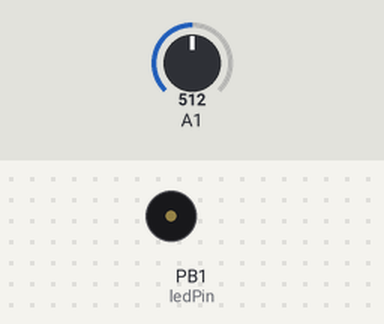
The sketch below on a simulated ATtiny85, built with avr-gcc and run on an emulated ATtiny85. Parts: buzzer (waves = sounding). The inputs (shaded band) are chosen by the test bench; at power-on: A1 = 512.

Above: at 13.8 s.
13.9 s: A1 set to 504
At 15.1 s:
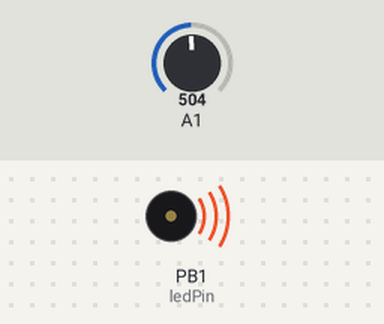
Timing chart, 0 to 16.9 s (numbered marks = the images above; inputs shaded):
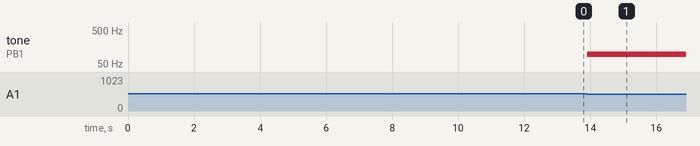

The sketch:

bach.ino
```cpp
// ----------
// metadata
// ----------
// Simplified tone generator using Timer1 on the ATtiny85 chip
// Author: Luke Demarest <luke@demare.st>
// Date: 2017.12.01
// Hardware: Adafruit Trinket (AVR ATtiny85)
// Software: Arduino 1.6.4
// ----------
// references
// ----------
// This software is based on Bruce Hall's Trinket Tone Generator,
// which is loosely based on the Arduino Tone Library,
// Name:    TTone, a "Trinket" tone generator
// Author:  Bruce E. Hall <bhall66@gmail.com>
// ----------


/*************************************************
* Note Pitch Defined Constants
*************************************************/
// from arduino documentation:
// #define is a useful C component that allows the programmer to give a name to a constant value before the program is compiled.
// Defined constants in arduino don’t take up any program memory space on the chip.
// The compiler will replace references to these constants with the defined value at compile time.

// This can have some unwanted side effects though,
// if for example, a constant name that had been #defined is included in some other constant or variable name.
// In that case the text would be replaced by the #defined number (or text).

// In general, the const keyword is preferred for defining constants and should be used instead of #define.

#define B0 31
#define C1 33
#define CS1 35
#define D1 37
#define DS1 39
#define E1 41
#define F1 44
#define FS1 46
#define G1 49
#define GS1 52
#define A1 55
#define AS1 58
#define B1 62
#define C2 65
#define CS2 69
#define D2 73
#define DS2 78
#define E2 82
#define F2 87
#define FS2 93
#define G2 98
#define GS2 104
#define A2 110
#define AS2 117
#define B2 123
#define C3 131
#define CS3 139
#define D3 147
#define DS3 156
#define E3 165
#define F3 175
#define FS3 185
#define G3 196
#define GS3 208
#define A3 220
#define AS3 233
#define B3 247
#define C4 262
#define CS4 277
#define D4 294
#define DS4 311
#define E4 330
#define F4 349
#define FS4 370
#define G4 392
#define GS4 415
#define A4 440
#define AS4 466
#define B4 494
#define C5 523
#define CS5 554
#define D5 587
#define DS5 622
#define E5 659
#define F5 698
#define FS5 740
#define G5 784
#define GS5 831
#define A5 880
#define AS5 932
#define B5 988
#define C6 1047
#define CS6 1109
#define D6 1175
#define DS6 1245
#define E6 1319
#define F6 1397
#define FS6 1480
#define G6 1568
#define GS6 1661
#define A6 1760
#define AS6 1865
#define B6 1976
#define C7 2093
#define CS7 2217
#define D7 2349
#define DS7 2489
#define E7 2637
#define F7 2794
#define FS7 2960
#define G7 3136
#define GS7 3322
#define A7 3520
#define AS7 3729
#define B7 3951
#define C8 4186
#define CS8 4435
#define D8 4699
#define DS8 4978


/*************************************************
* Note Duration Constants (not used in Ttone)
*************************************************/
#define FN 1 // 64th note
#define TN 2 // 32nd note
#define DTN 3 // dotted 32nd note
#define SN 4 // 16th note
#define DSN 6 // dotted 16th note
#define EN 8 // 8th note
#define DEN 12 // dotted 8th note
#define QN 16 // quarter note
#define DQN 24 // dotted quarter note
#define HN 32 // half note
#define DHN 48 // dotted half note
#define WN 64 // whole note
#define DWN 96 // dotted whole note


const uint16_t noteArray[] = {
  B0,
  C1,
  CS1,
  D1,
  DS1,
  E1,
  F1,
  FS1,
  G1,
  GS1,
  A1,
  AS1,
  B1,
  C2,
  CS2,
  D2,
  DS2,
  E2,
  F2,
  FS2,
  G2,
  GS2,
  A2,
  AS2,
  B2,
  C3,
  CS3,
  D3,
  DS3,
  E3,
  F3,
  FS3,
  G3,
  GS3,
  A3,
  AS3,
  B3,
  C4,
  CS4,
  D4,
  DS4,
  E4,
  F4,
  FS4,
  G4,
  GS4,
  A4,
  AS4,
  B4,
  C5,
  CS5,
  D5,
  DS5,
  E5,
  F5,
  FS5,
  G5,
  GS5,
  A5,
  AS5,
  B5,
  C6,
  CS6,
  D6,
  DS6,
  E6,
  F6,
  FS6,
  G6,
  GS6,
  A6,
  AS6,
  B6,
  C7,
  CS7,
  D7,
  DS7,
  E7,
  F7,
  FS7,
  G7,
  GS7,
  A7,
  AS7,
  B7,
  C8,
  CS8,
  D8,
  DS8
};
#include <avr/power.h>
// the 'volatile' variable qualifier directs the compiler to load the unsigned 32-bit integer from RAM (not from a storage register)
volatile uint32_t toggle_count;

const int ledPin = 1;
int capPotVal;
int capPotMin = 1023;
int capPotMax = 0;

void setup() {
  if (F_CPU == 16000000) clock_prescale_set(clock_div_1);
  pinMode(ledPin, OUTPUT);

  // calibrate soft pot
  indicateCalibrate();
  while (millis() < 10500) {
    capPotVal = analogRead(1);
    if (capPotVal > capPotMax) {
      capPotMax = capPotVal;
    }
    if (capPotVal < capPotMin) {
      capPotMin = capPotVal;
    }
  }
  indicateCalibrate();

}

void loop() {
  // capacitive touch potentiometer @ 5V : from 1/3 Vcc to 2/3 Vcc
  // 341 - 683
  // pin 4 (physically on the board) is referenced as pin 2 in the 'analogRead' context
  capPotVal = analogRead(1);
  int potMap = constrain(map(capPotVal, capPotMin, capPotMax - (capPotMax / 15), 0, 88), 0, 88);
  //  int potMap = map(capPotVal, 0, 1023, 0, 88);
  //  beep(ledPin, noteArray[potMap], 1000);
  //  delay(100);
  if (potMap < 75) {
    playMusic(potMap);
    //    beep(ledPin, noteArray[potMap], 100);
    //    delay(100);
  }
}


// If you have a speaker connected to an output pin running analogOut(),
// you’ll get a changing loudness, but a constant tone.
// To change the tone, you need to change the frequency.

// TrinketTone:
// Generate a square wave on a given frequency & duration
// Call with frequency (in hertz) and duration (in milliseconds).
// Uses Timer1 in CTC mode (“Clear on Timer Compare Match" mode).
// Generated tone is non-blocking,
// so routine immediately returns while tone is playing.

void TrinketTone(uint16_t frequency, uint32_t duration) {
  // scan through prescalars to find the best fit
  uint32_t ocr = F_CPU / frequency / 2;
  uint8_t prescalarBits = 1;
  while (ocr > 255) {
    prescalarBits++;
    ocr /= 2;
  }
  // CTC mode; toggle OC1A pin; set prescalar
  TCCR1 = 0x90 | prescalarBits;

  // Calculate note duration in terms of toggle count
  //Duration will be tracked by timer1 ISR
  toggle_count = frequency * duration / 500;
  OCR1C = ocr - 1; // Set the OCR
  bitWrite(TIMSK, OCIE1A, 1); // enable interrupt
}


// Timer1 Interrupt Service Routine:
// Keeps track of note duration via toggle counter
// When correct time has elapsed, counter is disabled

ISR(TIMER1_COMPA_vect) {
  if (toggle_count != 0) // done yet?
    toggle_count--; // no, keep counting
  else // yes,
    TCCR1 = 0x90; // stop the counter
}

void playMusic(int noteSelected) {
  int len = 1000; // modify for speed (?)
  int dly = 100; // modify for articulation
  TrinketTone(noteArray[noteSelected], len);
  delay(dly);
}

void indicateCalibrate() {
  for (int i = 0; i < 6; i++) {
    digitalWrite(ledPin, HIGH);
    delay(50 * (6 - i));
    digitalWrite(ledPin, LOW);
    delay(50 * (6 - i));
  }
}

// The sound-producing function
void beep (unsigned char speakerPin, int frequencyInHertz, long timeInMilliseconds)
{ // http://web.media.mit.edu/~leah/LilyPad/07_sound_code.html
  int  x;
  long delayAmount = (long)(1000000 / frequencyInHertz);
  long loopTime = (long)((timeInMilliseconds * 1000) / (delayAmount * 2));
  for (x = 0; x < loopTime; x++) {
    digitalWrite(speakerPin, HIGH);
    delayMicroseconds(delayAmount);
    digitalWrite(speakerPin, LOW);
    delayMicroseconds(delayAmount);
  }
}
```

Measured:
- the behaviour switches between 512 and 511 on A1 (found by bisection; images 0 and 1)
- after the input at 13.9 s, tone on PB1 (ledPin): silent → 98 Hz at once
